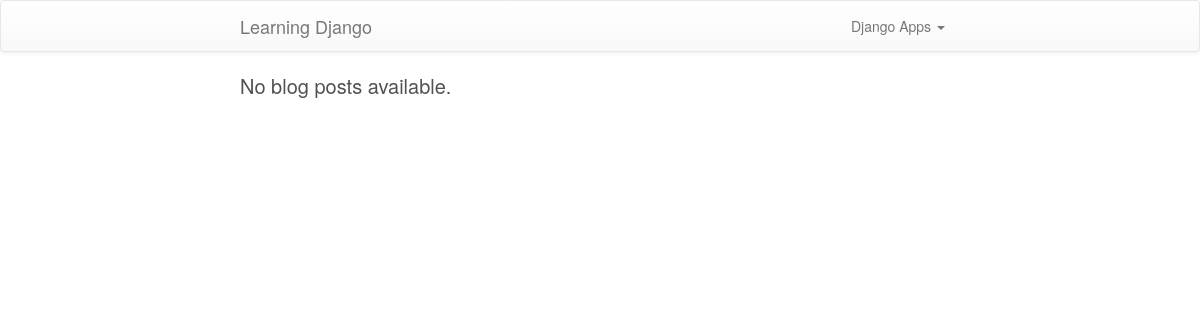
The page /blog/ on the database as committed earlier.
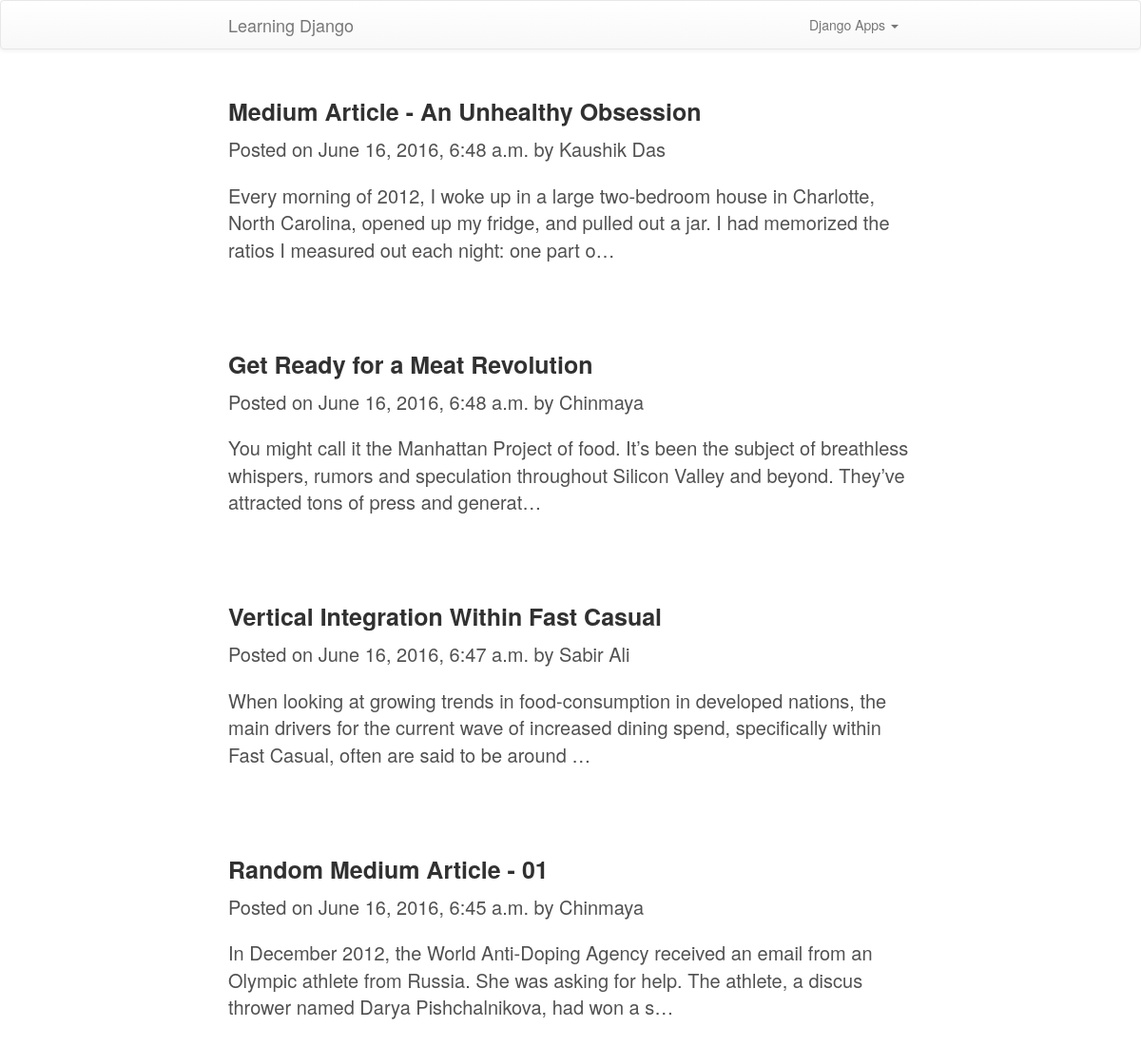
The same page on the database as committed later.
### blog/models.py (models this page shows, shortened)
@python_2_unicode_compatible
class Post(models.Model):
	author = models.ForeignKey(Author, on_delete=models.CASCADE)
	title = models.CharField(max_length=200)
	content = models.TextField()
	pub_date = models.DateTimeField('Date Published')

@python_2_unicode_compatible
class Author(models.Model):
	name = models.CharField(max_length=100)
	age = models.IntegerField()
	email = models.EmailField(max_length=100, blank=False)
	def __str__(self):
		return self.name

### blog/views.py (the view)
class IndexView(generic.ListView):
	template_name = 'blog/index.html'
	context_object_name = 'post_list'
	def get_queryset(self):
		return Post.objects.order_by('-pub_date')[:7]

### blog/templates/blog/index.html (shortened to what this page needs)
{% extends 'blog/base.html' %}
{% block content %}
	<div class="container post-index">
		{% if post_list %}
			{% for post in post_list %}
				<a class="post-title" href="{% url 'blog:detail' post.id %}"><h3>{{ post.title }}</h3></a>
  				<p>Posted on <span class="post-date">{{ post.pub_date }}</span> by <span class="post-author">{{ post.author }}</span></p>
  				<p>{{ post.content | truncatechars:200 }}</p>
			{% endfor %}
		{% else %}
			<p>No blog posts available.</p>
		{% endif %}
	</div>
{% endblock %}

### blog/templates/blog/base.html (shortened to what this page needs)
{% load staticfiles %}
<!DOCTYPE html>
<html lang="en">
<head>
    <link rel="stylesheet" href="https://maxcdn.bootstrapcdn.com/bootstrap/3.3.6/css/bootstrap.min.css">
    <link rel="stylesheet" href="https://maxcdn.bootstrapcdn.com/bootstrap/3.3.6/css/bootstrap-theme.min.css">
    <link href="{% static 'blog/style.css' %}" rel="stylesheet">
</head>
<body>
    <nav class="navbar navbar-default">
      <div class="container">
        <div class="navbar-header">
          <a class="navbar-brand" href="{% url 'home:index' %}">Learning Django</a>
        </div>
        <div id="navbar" class="navbar-collapse collapse">
            <ul class="nav navbar-nav navbar-right">
                <li class="dropdown">
                    <a href="#" class="dropdown-toggle" data-toggle="dropdown" role="button" aria-haspopup="true" aria-expanded="false">Django Apps <span class="caret"></span></a>
                </li>
            </ul>
        </div>
      </div>
    </nav>
    {% block content %}
    {% endblock content %}
</body>
</html>

### blog/static/blog/style.css (style rules this page uses)
html { font-family: "Helvetica Neue", Helvetica, Arial, sans-serif; font-size: 16px; line-height: 1.5; }
@media (min-width: 38em) { html { font-size: 20px; } }
body { color: #515151; background-color: #fff; -webkit-text-size-adjust: 100%; -ms-text-size-adjust: 100%; }
h1, h2, h3, h4, h5, h6 { margin-bottom: .5rem; font-weight: bold; line-height: 1.25; color: #313131; text-rendering: optimizeLegibility; }
h3 { margin-top: 1.5rem; font-size: 1.25rem; }
p { margin-top: 0; margin-bottom: 1rem; font-size: 1rem; }
.container { max-width: 38rem; padding-left: 1rem; padding-right: 1rem; margin-left: auto; margin-right: auto; }

Rows that differ between the two databases and show on the page:
added Post: title "Medium Article - An Unhealthy Obsession", pub_date "June 16, 2016, 6:48 a.m.", author "Kaushik Das", content "Every morning of 2012, I woke up in a large two-bedroom house in Charlotte, North Carolina, opened up my fridge, and pulled out a jar. I had memorized the ratios I measured out each night: one part o…"
added Post: title "Get Ready for a Meat Revolution", pub_date "June 16, 2016, 6:48 a.m.", author "Chinmaya", content "You might call it the Manhattan Project of food. It’s been the subject of breathless whispers, rumors and speculation throughout Silicon Valley and beyond. They’ve attracted tons of press and generat…"
added Post: title "Vertical Integration Within Fast Casual", pub_date "June 16, 2016, 6:47 a.m.", author "Sabir Ali", content "When looking at growing trends in food-consumption in developed nations, the main drivers for the current wave of increased dining spend, specifically within Fast Casual, often are said to be around …"
added Post: title "Random Medium Article - 01", pub_date "June 16, 2016, 6:45 a.m.", author "Chinmaya", content "In December 2012, the World Anti-Doping Agency received an email from an Olympic athlete from Russia. She was asking for help. The athlete, a discus thrower named Darya Pishchalnikova, had won a s…"
Other text that changed with them:
text no longer shown: "No blog posts available."
